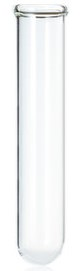
#> input picture temp_images/template.jpg, 83 x 271 px
$ python -i find_testtube.py   (imports and definitions only)
#> lines starting #> are read from the running program, lines starting #| are printed output that depends on the picture
import cv2 as cv
import numpy as np
from matplotlib import pyplot as plt

def find_testtube(arquivo):
#> called with arquivo = '../temp_images/template.jpg'
    img = cv.imread(arquivo, cv.IMREAD_COLOR)
#> img is the input picture: shape (271, 83, 3); mean B, G, R 245.5, 245, 243.8
    assert img is not None, "file could not be read, check with os.path.exists()"
    img2 = img.copy()
    template = cv.imread('temp_images/template.jpg', cv.IMREAD_COLOR)
    assert template is not None, "file could not be read, check with os.path.exists() 2"
    w, h, c = template.shape[::-1]
#> w = 3; h = 83; c = 271

    new_img = cv.resize(img, (w, h))
    cv.imwrite('new_img.jpg', new_img)
    # Lista para armazenar as imagens geradas pela comparação
    images = []

    # All the 6 methods for comparison in a list
    methods = ['cv.TM_CCOEFF', 'cv.TM_CCOEFF_NORMED', 'cv.TM_CCORR',
    'cv.TM_CCORR_NORMED', 'cv.TM_SQDIFF', 'cv.TM_SQDIFF_NORMED']

    for meth in methods:
        new_img2 = new_img.copy()
        method = eval(meth)

        # Apply template Matching
        res = cv.matchTemplate(new_img2,template,method)
        min_val, max_val, min_loc, max_loc = cv.minMaxLoc(res)

        # If the method is TM_SQDIFF or TM_SQDIFF_NORMED, take minimum
        if method in [cv.TM_SQDIFF, cv.TM_SQDIFF_NORMED]:
            top_left = min_loc
        else:
            top_left = max_loc
        bottom_right = (top_left[0] + w, top_left[1] + h)

        cv.rectangle(new_img2,top_left, bottom_right,(0, 255, 0), 2)

        # Armazenar a imagem resultante e a imagem original com o retângulo desenhado
        images.append((res, cv.cvtColor(new_img2, cv.COLOR_BGR2RGB)))
#> this loop made 6 passes
#> (min_val, max_val, min_loc, top_left, bottom_right) on passes 1 to 4: (-104439.2, 162028.7, (18, 4), (17, 14), (20, 97)), (-0.358, 0.647, (57, 55), (70, 23), (73, 106)), (26379206, 47745952, (17, 10), (74, 0), (77, 83)), (0.922, 0.999, (16, 0), (68, 9), (71, 92))
#> (min_val, max_val, max_loc, top_left, bottom_right) on passes 5 to 6: (68683, 10851819, (17, 10), (56, 23), (59, 106)), (0.00146, 0.388, (17, 10), (56, 23), (59, 106))
#> pass 1, in find_testtube, `res = cv.matchTemplate(new_img2,template,method)`:
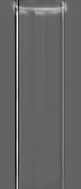
#> res: shape (189, 81) float32; min -104439.2, max 162028.7, mean 1864.1; drawn with min black and max white
#> pass 2, in find_testtube, `res = cv.matchTemplate(new_img2,template,method)`:
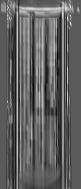
#> res: shape (189, 81) float32; min -0.358, max 0.647, mean 0.0223; drawn with min black and max white
#> pass 3, in find_testtube, `res = cv.matchTemplate(new_img2,template,method)`:
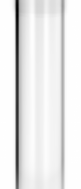
#> res: shape (189, 81) float32; min 26379206, max 47745952, mean 45968124; drawn with min black and max white
#> after the loop:
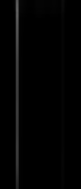
#> res: shape (189, 81) float32; min 0.00146, max 0.388, mean 0.0126
#> after the loop, images = 6 items

    return images

>>> result = find_testtube('../temp_images/template.jpg')
#> result = 6 items
